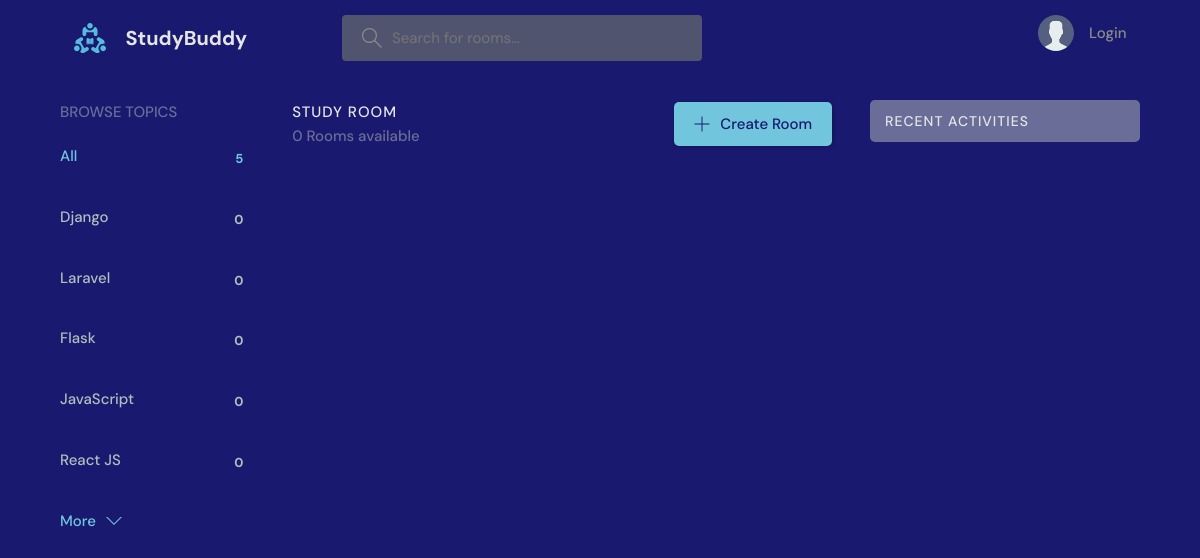
/?q=Flask, run on an earlier commit of the app's database.
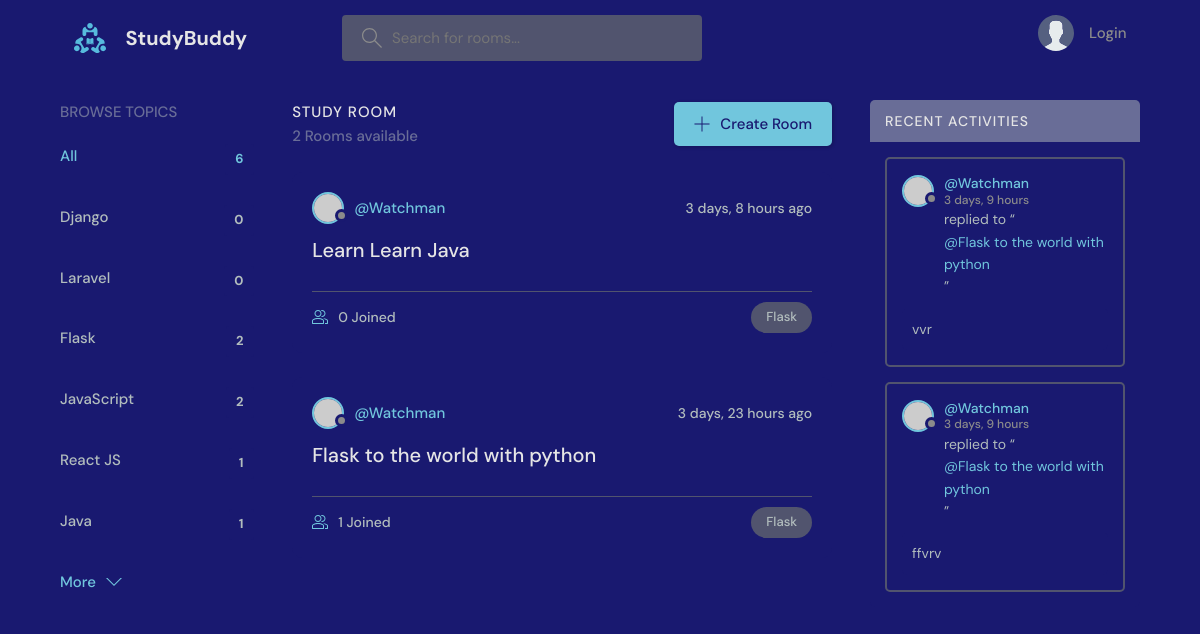
And on a later commit of the database.
### playground/models.py (models this page shows)
class Topic(models.Model):
    name = models.CharField(max_length=200)
    def __str__(self):
        return self.name

class Room(models.Model):
    host = models.ForeignKey(User, on_delete=models.SET_NULL, null=True)
    topic = models.ForeignKey(Topic, on_delete=models.SET_NULL, null=True)
    name = models.CharField(max_length=200)
    description = models.TextField(null=True, blank=True)
    participants = models.ManyToManyField(User, related_name="participarts", blank=True)
    updated = models.DateTimeField(auto_now=True)
    created = models.DateTimeField(auto_now_add=True)
    class Meta:
        ordering = ["-updated", "-created"]
    def __str__(self):
        return self.name

class Messages(models.Model):
    user = models.ForeignKey(User, on_delete=models.CASCADE)
    room = models.ForeignKey(Room, on_delete=models.CASCADE)
    body = models.TextField()
    updated = models.DateTimeField(auto_now=True)
    created = models.DateTimeField(auto_now_add=True)
    class Meta:
        ordering = ["-updated", "-created"]
    def __str__(self):
        return self.body[0:50]

### playground/views.py (the view)
# urls.py: path("", views.home, name="home"),
def home(request):
    q = request.GET.get("q") if request.GET.get("q") != None else ""
    rooms = Room.objects.filter(
        Q(topic__name__icontains=q)
        | Q(name__icontains=q)
        | Q(description__icontains=q),
    )
    room_count = rooms.count()
    topics = Topic.objects.all()
    room_messages = Messages.objects.filter(Q(room__name__icontains=q))
    context = {
        "rooms": rooms,
        "topics": topics,
        "room_count": room_count,
        "room_messages": room_messages,
    }
    return render(request, "playground/home.html", context)

### playground/templates/playground/home.html (shortened to what this page needs)
 {% extends 'main.html' %}
 {% block content %}
    <main class="layout layout--3">
      <div class="container">
       {% include 'playground/topics_component.html' %}
        <div class="roomList">
          <div class="roomList__header">
            <div>
              <h2>Study Room</h2>
              <p>{{ room_count }} Rooms available</p>
            </div>
            <a class="btn btn--main" href="{% url 'create-room' %}">
              <svg version="1.1" xmlns="http://www.w3.org/2000/svg" width="32" height="32" viewBox="0 0 32 32">
                <title>add</title>
                <path
                  d="M16.943 0.943h-1.885v14.115h-14.115v1.885h14.115v14.115h1.885v-14.115h14.115v-1.885h-14.115v-14.115z"
                ></path>
              </svg>
              Create Room
            </a>
          </div>
          {% include 'playground/feeds_component.html' %}
        </div>
{% include 'playground/activity_component.html' %}
      </div>
    </main>
 {% endblock content %}

### playground/templates/playground/topics_component.html
<div class="topics">
    <div class="topics__header">
      <h2>Browse Topics</h2>
    </div>
    <ul class="topics__list">
      <li>
        <a href="{% url 'home' %}" class="active">All <span>{{ topics.count }}</span></a>
      </li>
{% for topic in topics %}
      <li>
        <a href="{% url 'home' %}?q={{ topic.name }}"> {{ topic.name }} <span>{{ topic.room_set.all.count }}</span></a>
      </li>
{% endfor %}
    </ul>
    <a class="btn btn--link" href="topics.html">
      More
      <svg version="1.1" xmlns="http://www.w3.org/2000/svg" width="32" height="32" viewBox="0 0 32 32">
        <title>chevron-down</title>
        <path d="M16 21l-13-13h-3l16 16 16-16h-3l-13 13z"></path>
      </svg>
    </a>
  </div>

### playground/templates/playground/feeds_component.html (shortened to what this page needs)
{% for room in rooms %}
<div class="roomListRoom">
   <div class="roomListRoom__header">
     <a href=" {% url 'profile' room.host.id %}" class="roomListRoom__author">
       <div class="avatar avatar--small">
         <img src="https://randomuser.me/api/portraits/women/11.jpg" />
       </div>
       <span>@{{ room.host.username }}</span>
     </a>
     <div class="roomListRoom__actions">
       <span>{{ room.created|timesince }} ago</span>
     </div>
   </div>
   <div class="roomListRoom__content">
     <a href="{% url 'room' room.id %}">{{ room.name }}</a>
   </div>
   <div class="roomListRoom__meta">
     <a href="{% url 'room' room.id %}" class="roomListRoom__joined">
       {{ room.participants.count }} Joined
     </a>
     <p class="roomListRoom__topic">{{ room.topic }}</p>
   </div>
 </div>
 {% endfor %}

### playground/templates/playground/activity_component.html (shortened to what this page needs)
<div class="activities">
    <div class="activities__header">
      <h2>Recent Activities</h2>
    </div>
    {% for message in room_messages %}
      <div class="activities__box">
        <div class="activities__boxHeader roomListRoom__header">
          {% if message.user and message.user.id %}
            <a href="{% url 'profile' message.user.id %}" class="roomListRoom__author">
              <div class="avatar avatar--small">
                <img src="https://randomuser.me/api/portraits/women/11.jpg" />
              </div>
              <p>
                @{{ message.user }}
                <span>{{ message.created|timesince }}</span>
              </p>
            </a>
          {% else %}
            <p>Anonymous User</p>
          {% endif %}
        </div>
        <div class="activities__boxContent">
          <p>replied to “<a href="{% url 'room' message.room.id %}">@{{ message.room }}</a>”</p>
          <div class="activities__boxRoomContent">
            {{ message }}
          </div>
        </div>
      </div>
    {% endfor %}
  </div>

What changed in the data, as far as the page shows it:
computed for Topic "Flask": room_set.all.count "0" → "2"
computed for Topic "JavaScript": room_set.all.count "0" → "2"
computed for Topic "React JS": room_set.all.count "0" → "1"
added Topic: name "Java", room_set.all.count "1"
added Room: host.username "Watchman", created "3 days, 8 hours", name "Learn Learn Java", participants.count "0", topic "Flask"
added Room: host.username "Watchman", created "3 days, 23 hours", name "Flask to the world with python", participants.count "1", topic "Flask"
added Messages: user "Watchman", created "3 days, 9 hours", room "Flask to the world with python", body "vvr"
added Messages: user "Watchman", created "3 days, 9 hours", room "Flask to the world with python", body "ffvrv"
Also different on the page:
{{ topics.count }}: "5" → "6"
{{ room_count }}: "0" → "2"
